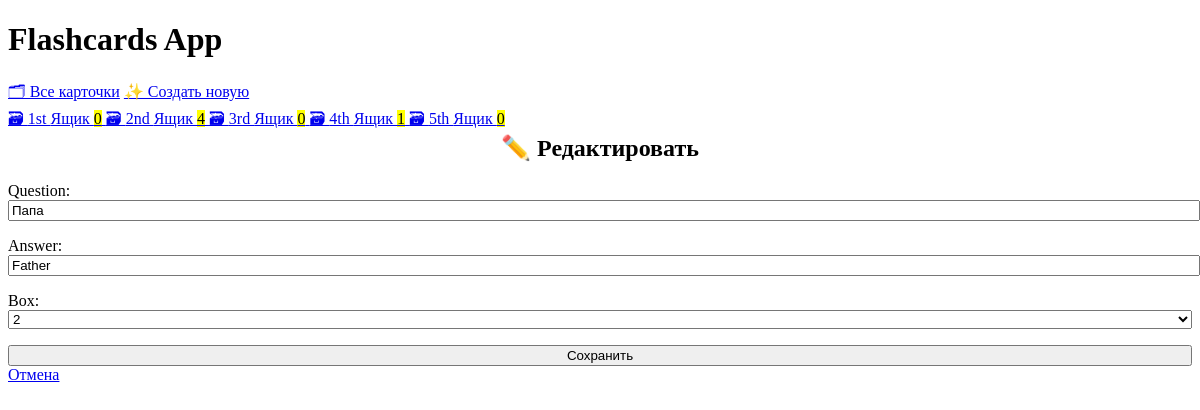
The page /edit/3 on the database its author committed.
### cards/models.py (models this page shows, shortened)
class Card(models.Model):
    question = models.CharField(max_length=100)
    answer = models.CharField(max_length=100)
    box = models.IntegerField(
        choices=zip(BOXES, BOXES),
        default=BOXES[0],
    )
    date_created = models.DateTimeField(auto_now_add=True)

### cards/views.py (the view)
# urls.py: path('edit/<int:pk>', views.CardUpdateView.as_view(), name='card-update'),
class CardUpdateView(CardCreateView, UpdateView):
    success_url = reverse_lazy('card-list')

### cards/templatetag/cards_tags.py (called while the page is built)
@register.inclusion_tag('cards/box_links.html')
def boxes_as_links():
    boxes = []
    for box_num in BOXES:
        card_count = Card.objects.filter(box=box_num).count()
        boxes.append({
            'number': box_num,
            'card_count': card_count,
        })
    return {'boxes': boxes}

### cards/templates/cards/card_form.html (shortened to what this page needs)
{% extends 'cards/base.html' %}
{% block content %}
    {% if card %}
        <h2> ✏️ Редактировать</h2>
    {% else %}
        <h2> ✨ Создать новую</h2>
    {% endif %}
    <form method="post">
        {{ form.as_p }}
        <input type="submit" value="Сохранить">
    </form>
    <a href="{% url 'card-list' %}" >
        Отмена
    </a>
{% endblock %}

### cards/templates/cards/base.html (style rules this page uses)
:root { --accent: #6e48ad; --accent-bg: white; --bg: #fff; --text: #212121; --text-light: #585858; --border: #d8dae1; --code: #d81b60; --preformatted: #444; }
h2 { text-align: center; }
h2, h4 { margin-top: 0; }
input, select, textarea { width: 100%; }

### rows shown on the page
Card: question "Папа", answer "Father", box "2"

### other values the page prints
{{ box.number | ordinal }} "1st" "2nd" "3rd" "4th" "5th"
{{ box.card_count }} "0" "4" "0" "1" "0"
